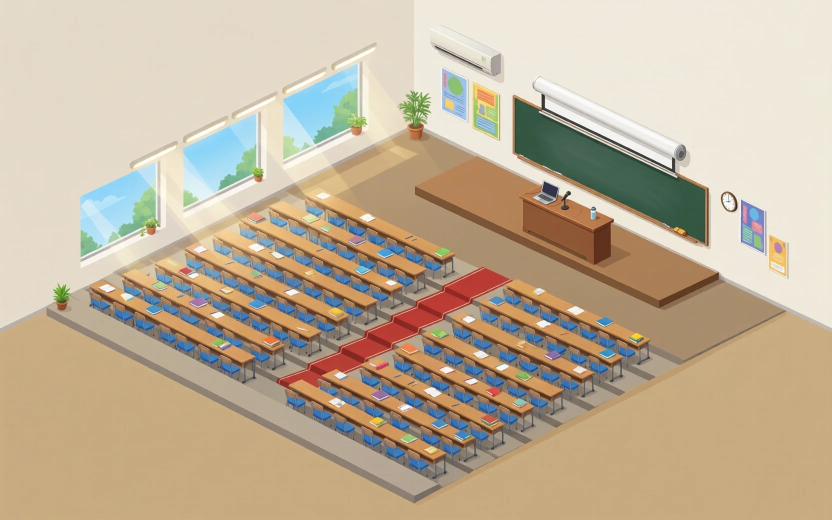
#> input picture rooms/classroom.webp, 1664 x 1040 px (shown at 1/2 size)
$ python -i rooms_layout.py   (imports and definitions only)
#> lines starting #> are read from the running program, lines starting #| are printed output that depends on the picture; after the words box and inside, x2 and y2 are one past the last pixel; in counts of white or black regions, pixels touching at a corner belong together
"""室内场景的布局：教室（阶梯教室）、社团大厅（6 张斗地主牌桌）、牌桌近景。等距视角，和校园全景一致。

  python tools/rooms_layout.py diagram [场景...]   白模示意图 -> sources/layouts/<场景>-diagram.png
  python tools/rooms_layout.py check [场景...]     检查座位和区域有没有出画面、有没有被挡住

房间在平面上是 0–1 的正方形。u 往屏幕右下走，v 往屏幕左下走，(0, 0) 是房间最里面的墙角。
两面后墙沿 u=0（左后墙）和 v=0（右后墙）立起来。
"""
import math
import sys
from pathlib import Path

from PIL import Image, ImageDraw, ImageFont

ROOT = Path(__file__).resolve().parent.parent
OUT = ROOT / "sources" / "layouts"
W, H = 1664, 1040
A = 780  # 平面边长 1 投影后的半宽
CX, Y0 = W / 2, 250  # 房间最里面墙角（地面）的位置
WALL = 220  # 墙上东西（黑板、窗户、牌匾）按这个高度摆（像素）
WALL_DRAW = 720  # 墙实际画多高：一直伸出画面顶上，不留白
EXT = 0.62  # 地板和墙往画面外多铺这么多（平面坐标），左右两角和下边都不留白
STEP = 7  # 阶梯教室每升一排的高度（像素）
FONT = "C:/Windows/Fonts/msyh.ttc"


def iso(u, v, z=0.0):
    return (CX + (u - v) * A, Y0 + (u + v) * A / 2 - z)


def rect(u, v, du, dv):
    return [(u, v), (u + du, v), (u + du, v + dv), (u, v + dv)]


def ellipse(u, v, r, n=36):
    return [(u + r * math.cos(t), v + r * math.sin(t)) for t in (2 * math.pi * i / n for i in range(n))]


# ---------------------------------------------------------------- 三个场景

# [104 lines left out: functions classroom, inv, chairs, _table, club_hall, club_table, not called in this run]


SCENES = {"classroom": classroom, "club-hall": club_hall, "club-table": club_table}


# ---------------------------------------------------------------- 画图

# [14 lines left out: functions wall_poly, prism, not called in this run]


def shade(hex_color, k=0.82):
    r, gg, b = (int(hex_color[i:i + 2], 16) for i in (1, 3, 5))
    return f"#{int(r * k):02X}{int(gg * k):02X}{int(b * k):02X}"


# [84 lines left out: functions screen_rect, draw, diagram, check, not called in this run]


# ---------------------------------------------------------------- 出图

STYLE = (
    "画风是商业图库里常见的等距扁平矢量插画（和学校全景图同一个风格）：色块干净平整，物体有清晰的明暗两个侧面，"
    "小细节丰富，配色清新明亮，室内光线柔和温暖。画面里没有任何人物，没有任何文字、字母和数字。"
)
KEEP = (
    "请严格按照这张等距草图的构图画：墙、地板、每件家具的位置、大小、形状和朝向都和草图完全一样，视角也一样（等距 45 度俯视），"
    "房间要和草图一样大：两面墙一直延伸到画面最上边，地板一直铺到画面的左边、右边和下边，画面四个角都是墙或地板，"
    "绝对不要把房间画小，不要画房间外面的空白、底色或地基边缘。"
)
PROMPTS = {
    "classroom": (
        "把这张草图画成一间温馨明亮的大学阶梯教室。右边那面墙上深绿色的是一块大黑板（黑板上空白，不写字），黑板上方是卷起来的白色投影幕，"
        "黑板右边有一个挂钟，墙角上方有一台空调。黑板前棕色的是老师的木制讲台，讲台上有一台笔记本电脑、一个话筒和一个水杯。"
        "左边那面墙上浅蓝色的是三扇大窗户，窗外是蓝天和绿树，阳光斜斜地照进来，窗台上有小盆栽。"
        "地面是一级一级往后升高的阶梯，每一级的侧面清楚可见；每一级上有一排长长的木制课桌，课桌后面是一排蓝色的座椅，座椅上是空的。"
        "中间一条铺着红地毯的过道把每排分成左右两半。课桌上零星放着书、笔记本和笔。墙上挂着几张彩色的学科海报（海报上不写字），屋顶有一排排吸顶灯。"
    ),
    "club-hall": (
        "把这张草图画成学校社团活动中心里一间温馨的棋牌活动室。右边那面墙上金色的是一块空白的木牌匾（牌匾上不写字），"
        "墙边有书架、桌游柜和绿植。左边那面墙上浅蓝色的是三扇大窗户。"
        "地上六个深绿色的圆形是六张铺着绿色绒布的圆牌桌，每张桌上放着几叠扑克牌和筹码。每张桌子周围只有三把空着的木椅：左边一把、后面一把、右边一把，"
        "桌子正前方（靠近画面下方的一侧）没有椅子，空着留给观战的人站。木地板，屋顶有暖色的吊灯。"
    ),
    "club-table": (
        "把这张草图画成学校棋牌活动室里一张斗地主牌桌的近景。中间深绿色的大圆是一张铺着绿色绒布的圆牌桌，"
        "桌面正中间摊开一小叠扑克牌，桌边放着几摞彩色筹码和一个计分小本子。桌子周围一共只有三把空着的木椅：左边一把、后面一把、右边一把，"
        "桌子正前方（靠近画面下方的一侧）没有椅子，一共只有三把椅子，不要画第四把，前面空着留给观战的人站。左边墙上浅蓝色的是三扇窗户，墙边有绿植和小柜子，木地板，桌子正上方有一盏暖色的吊灯。"
    ),
}


# [38 lines left out: functions sketch, render, render_i2i, not called in this run]


# ---------------------------------------------------------------- 定稿插画上的实测坐标

# 定稿插画（像素坐标，画面 1664×1040）。模型没有完全照草图画，所以清单以这里为准。
FINAL = {
    "classroom": "sources/raw/classroom-i2i70-1.png",
    "club-hall": "sources/raw/club-hall-i2i70-1.png",
    "club-table": "sources/raw/club-table-i2i70-1-3chairs-2.png",
}

# 教室：每排椅子的中心线（按蓝色椅子自动检测，见 detect_rows），头像中心沿线均匀排开。
CLASSROOM_ROWS = [
        (620, 416, 872, 542, 8),  # 第 1 排左半
        (547, 435, 818, 570, 8),  # 第 2 排左半
        (503, 467, 769, 600, 8),  # 第 3 排左半
        (452, 500, 717, 632, 8),  # 第 4 排左半
        (379, 521, 661, 662, 8),  # 第 5 排左半
        (317, 550, 606, 694, 8),  # 第 6 排左半
        (252, 576, 535, 717, 8),  # 第 7 排左半
        (187, 601, 472, 744, 8),  # 第 8 排左半
        (1016, 590, 1262, 713, 7),  # 第 1 排右半
        (966, 625, 1207, 746, 7),  # 第 2 排右半
        (911, 660, 1149, 778, 7),  # 第 3 排右半
        (852, 692, 1090, 811, 7),  # 第 4 排右半
        (793, 726, 1028, 844, 7),  # 第 5 排右半
        (728, 756, 971, 878, 7),  # 第 6 排右半
        (646, 773, 913, 906, 7),  # 第 7 排右半
        (578, 797, 851, 934, 7),  # 第 8 排右半
]
CLASSROOM_TEACHER = (1130, 400)  # 讲台后面

# 社团大厅：6 张桌子的中心（按绿色桌面检测）。每张桌子的椅子摆法一样：左后、右后、左前，右前方空着给观战的人。
HALL_TABLES = [(750, 434), (963, 548), (480, 579), (1187, 668), (692, 694), (915, 810)]
HALL_SEATS = [(-95, -18), (68, -22), (-90, 50)]  # 相对桌子中心：0 左后、1 右后、2 左前
HALL_SPECTATORS = (20, 62, 80, 34)  # 相对桌子中心的观战区 [dx, dy, 宽, 高]

# 牌桌近景：0 左、1 后、2 右。
TABLE_SEATS = [(555, 630), (835, 470), (1120, 625)]
TABLE_PILE = (835, 590)
TABLE_SPECTATORS = (690, 815, 290, 70)

AVATAR = {"classroom": 0.016, "club-hall": 0.022, "club-table": 0.05}  # 建议的头像直径，占图宽的比例
KEYS = {"classroom": "classroom", "club-hall": "clubHall", "club-table": "clubTable"}
TIMES = {"morning": "06:00-12:00", "afternoon": "12:00-18:00", "evening": "18:00-06:00"}


def detect_rows(src):
    """按蓝色椅子找每排的中心线：先按过道的红地毯分成左右两半，再沿排的方向投影找峰。"""
#> called with src = '../rooms/classroom.webp'
    import numpy as np

    a = np.asarray(Image.open(src).convert("RGB")).astype(int)
    r, g, b = a[..., 0], a[..., 1], a[..., 2]
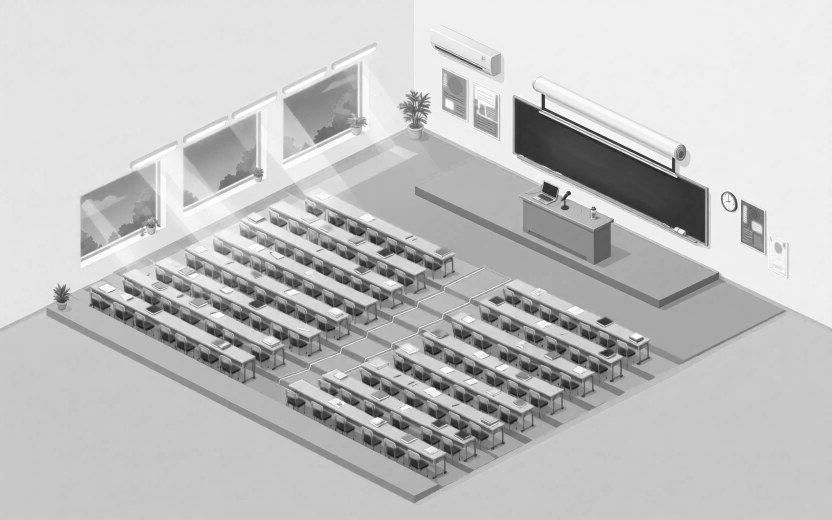
#> r: shape (1040, 1664) int64 (shown at 1/2 size); min 11, max 255, mean 193.8
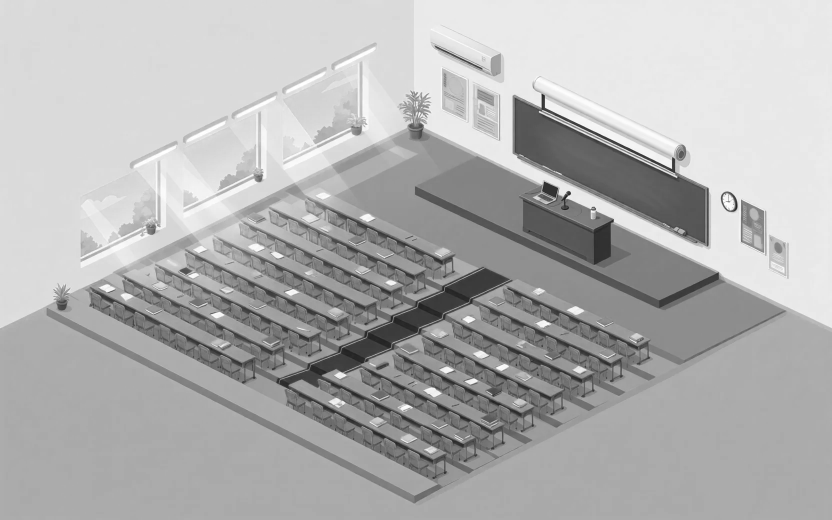
#> g: shape (1040, 1664) int64 (shown at 1/2 size); min 18, max 255, mean 177.7
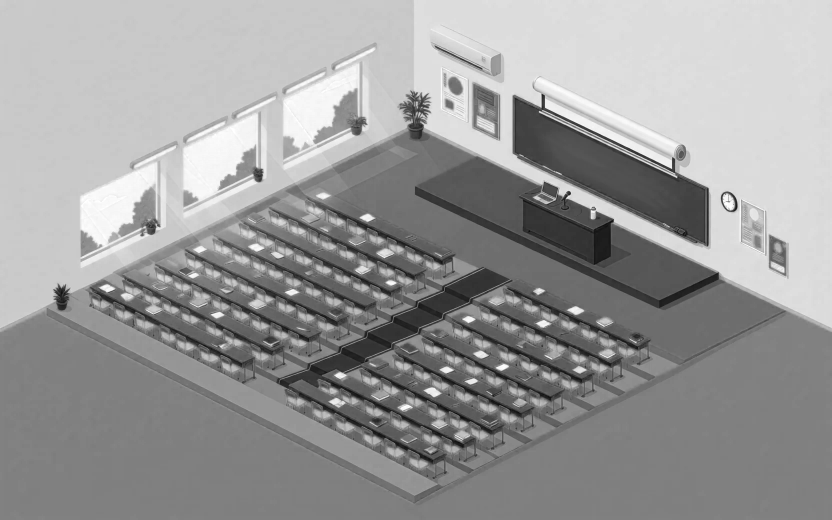
#> b: shape (1040, 1664) int64 (shown at 1/2 size); min 2, max 255, mean 153.7
    yy, xx = np.mgrid[0 : a.shape[0], 0 : a.shape[1]]
    blue = (b > 130) & (b - r > 60) & (b - g > 20) & (r < 120) & (yy > 380)
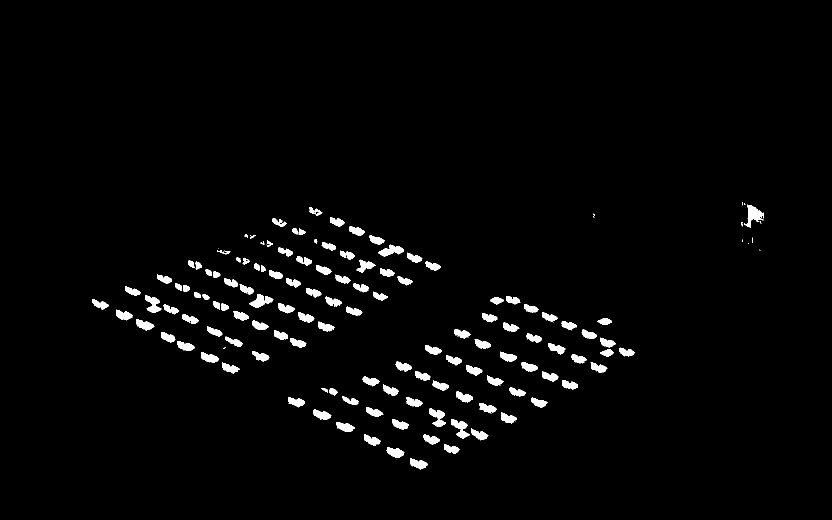
#> blue: shape (1040, 1664) bool (shown at 1/2 size); 2.4% white; 149 white regions (22 under 20 px), largest, box (x1, y1, x2, y2) and area: (1488, 409, 1527, 456) 786, (902, 838, 940, 877) 678, (499, 588, 547, 616) 668
    red = (r > 150) & (r - g > 80) & (r - b > 70) & (yy > 380)
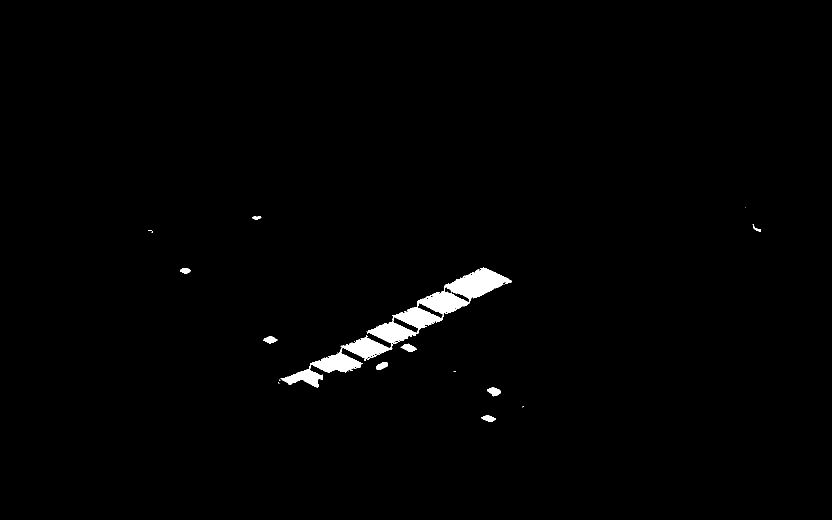
#> red: shape (1040, 1664) bool (shown at 1/2 size); 1.1% white; 24 white regions (14 under 20 px), largest, box (x1, y1, x2, y2) and area: (561, 535, 1023, 776) 17637, (974, 775, 1002, 793) 315, (801, 687, 833, 704) 302
    U = xx + 2 * yy  # 沿过道方向不变
    c = np.median(U[red])
#> c = 2110
    out = {}
    for side, mask in (("left", blue & (U < c - 20)), ("right", blue & (U > c + 20))):
        ys, xs = np.nonzero(mask)
        p = ys - 0.5 * xs  # 沿排的方向不变
        edges = np.arange(p.min() - 20, p.max() + 22, 2)
        hist, _ = np.histogram(p, bins=edges)
        hs = np.convolve(hist, np.ones(9) / 9, mode="same")
        rows = []
        for i in range(len(hs)):
            if hs[i] == hs[max(0, i - 12) : i + 13].max() and hs[i] > hs.max() * 0.2:
                cc = edges[i] + 1
                X = xs[np.abs(p - cc) < 8]
                x1, x2 = np.percentile(X, 1), np.percentile(X, 99)
                if x2 - x1 > 100:
                    rows.append([int(x1), int(round(cc + 0.5 * x1)), int(x2), int(round(cc + 0.5 * x2))])
        out[side] = rows
#> this loop made 2 passes
#> side on passes 1 to 2: 'left', 'right'
#> after the loop, out = 2 items
    return out


# [57 lines left out: functions final_data, final_overlay, not called in this run]


# [11 lines not run here, left out]

>>> result = detect_rows('../rooms/classroom.webp')
#> result = 2 items

$ run again, on campus/day.webp
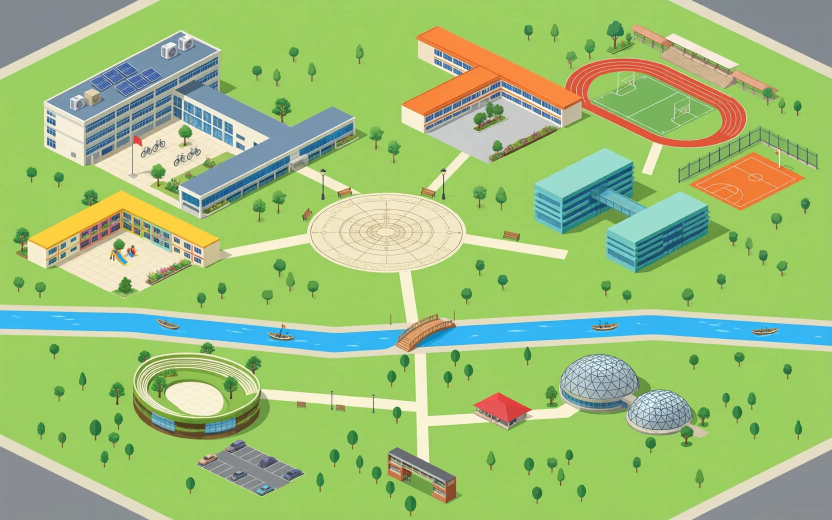
#> input picture campus/day.webp, 1664 x 1040 px (shown at 1/2 size)
#> in detect_rows, `blue = (b > 130) & (b - r > 60) & (b - g > 20) & (r < 120) & (yy > 380)`:
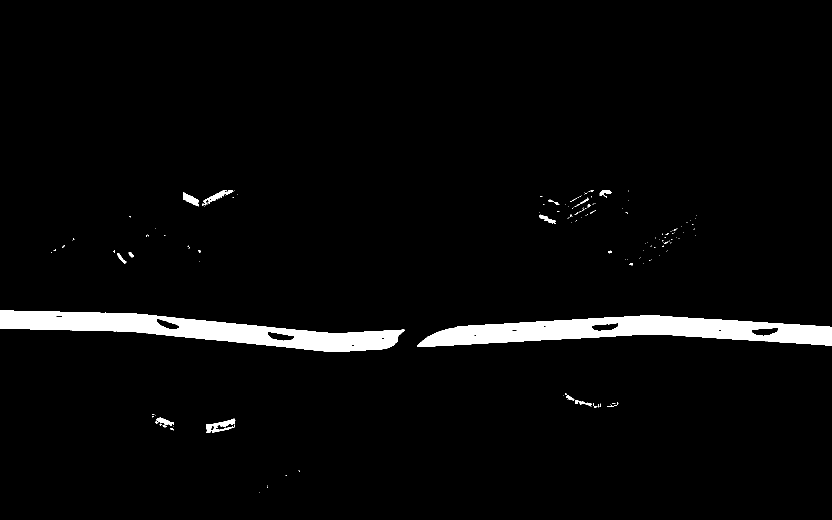
#> blue: shape (1040, 1664) bool (shown at 1/2 size); 3.5% white; 154 white regions (134 under 20 px), largest, box (x1, y1, x2, y2) and area: (834, 631, 1664, 694) 29042, (0, 621, 809, 704) 28276, (412, 837, 471, 866) 755
#> in detect_rows, `red = (r > 150) & (r - g > 80) & (r - b > 70) & (yy > 380)`:
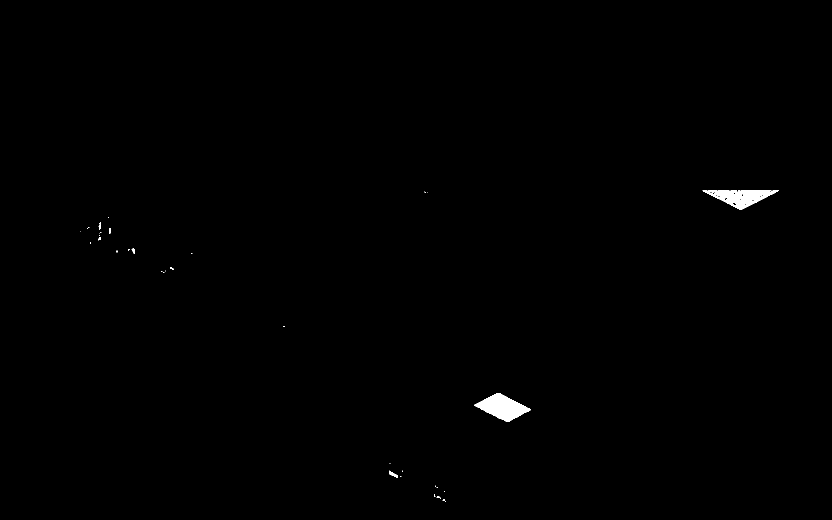
#> red: shape (1040, 1664) bool (shown at 1/2 size); 0.38% white; 34 white regions (25 under 20 px), largest, box (x1, y1, x2, y2) and area: (948, 786, 1062, 844) 3392, (1405, 381, 1558, 420) 2843, (778, 941, 796, 956) 100
#> c = 2576
#> the loop in detect_rows, `for side, mask in (("left", blue & (U < c - 20)), ("right", blue & (U ..` made 2 passes
#> side on passes 1 to 2: 'left', 'right'
#> after the loop in detect_rows, `for side, mask in (("left", blue & (U < c - 20)), ("right", blue & (U ..`: out = {'left': [[367, 390, 968, 690], [260, 502, 670, 708], [422, 636, 542, 696], [246, 622, 357, 677], [3, 618, 467, 850]], 'right': [[1548, 642, 1654, 694], [1420, 634, 1524, 686], [1416, 634, 1520, 686], [1342, 628, 1448, 682]]}
#> result has the same summary as out in detect_rows
